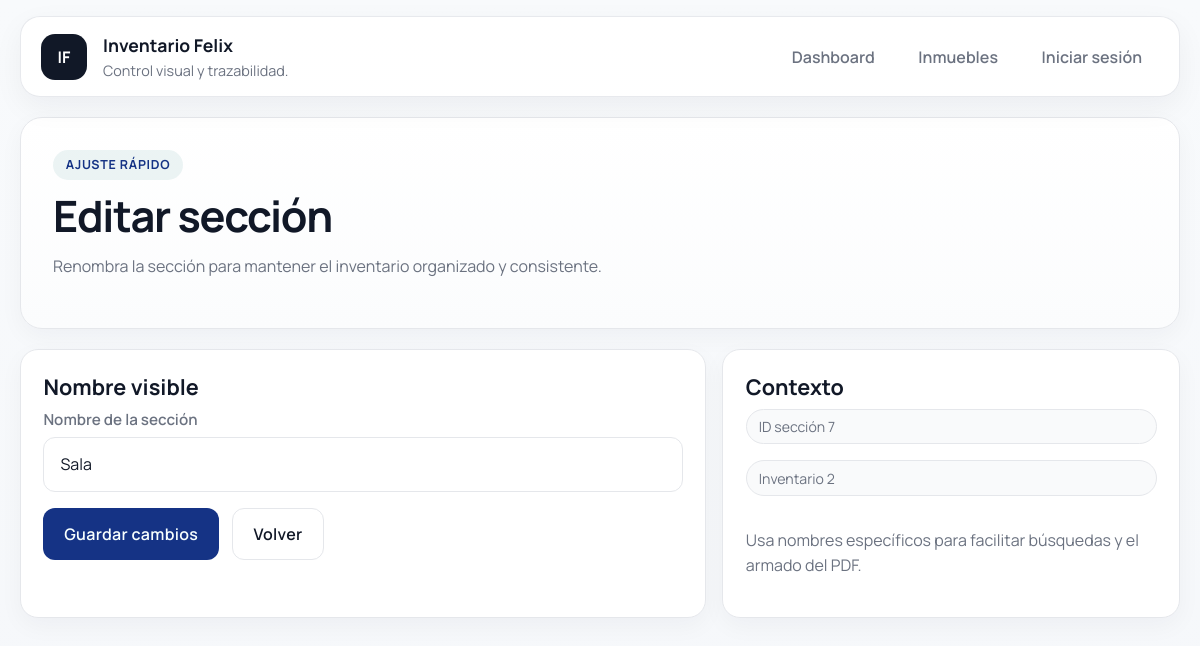
Page /editar_seccion/7 on the committed database.
### app.py (models this page shows)
class Seccion(db.Model):
    id = db.Column(db.Integer, primary_key=True)
    inventario_id = db.Column(db.Integer, db.ForeignKey("inventario.id"))
    nombre = db.Column(db.String(100))
    fotos = db.relationship("Foto", backref="seccion", lazy=True)
    observaciones = db.relationship("Observacion", backref="seccion", lazy=True)

### app.py (the view)
@app.route("/editar_seccion/<int:id>", methods=["GET","POST"])
def editar_seccion(id):
    seccion = Seccion.query.get_or_404(id)
    if request.method == "POST":
        seccion.nombre = request.form["nombre"]
        db.session.commit()
        return redirect(f"/inventario/{seccion.inventario_id}")
    return render_template("editar_seccion.html", seccion=seccion)

### templates/editar_seccion.html (shortened to what this page needs)
{% extends "base.html" %}
{% block hero %}
<section class="hero fade-in">
  <div class="hero-grid">
    <div class="hero-copy">
      <span class="eyebrow">Ajuste rápido</span>
      <h2>Editar sección</h2>
      <p>Renombra la sección para mantener el inventario organizado y consistente.</p>
    </div>
  </div>
</section>
{% endblock %}
{% block contenido %}
<section class="section split-layout">
  <article class="form-card fade-in delay-1">
    <h3>Nombre visible</h3>
    <form method="POST" class="stack">
      <div>
        <label for="nombre">Nombre de la sección</label>
        <input id="nombre" type="text" name="nombre" value="{{ seccion.nombre }}" required>
      </div>
      <div class="inline-actions">
        <button type="submit">Guardar cambios</button>
        <a class="button button-secondary" href="/inventario/{{ seccion.inventario_id }}">Volver</a>
      </div>
    </form>
  </article>
  <aside class="info-panel fade-in delay-2">
    <h3>Contexto</h3>
    <div class="stack">
      <span class="chip">ID sección {{ seccion.id }}</span>
      <span class="chip">Inventario {{ seccion.inventario_id }}</span>
      <p class="muted">Usa nombres específicos para facilitar búsquedas y el armado del PDF.</p>
    </div>
  </aside>
</section>
{% endblock %}

### static/app.css (style rules this page uses)
:root { --bg: #f5f7fa; --bg-soft: #fafbfd; --surface: #ffffff; --surface-strong: #ffffff; --surface-dark: #111827; --line: #e5e7eb; --line-strong: #d1d5db; --text: #111827; --muted: #6b7280; --accent: #153385; --accent-strong: #158560; --accent-soft: rgba(15, 118, 110, 0.08); --success: #15803d; --shadow-lg: 0 18px 40px rgba(15, 23, 42, 0.06); --shadow-md: 0 8px 24px rgba(15, 23, 42, 0.04); --radius-xl: 24px; --radius-lg: 18px; --radius-md: 14px; --radius-sm: 10px; }
* { box-sizing: border-box; }
html { scroll-behavior: smooth; }
body { margin: 0; min-height: 100vh; color: var(--text); background: linear-gradient(180deg, #f8fafc 0%, #f5f7fa 100%); font-family: "Manrope", sans-serif; }
a { color: inherit; }
button, .button, input, textarea, select { font: inherit; }
button, .button { display: inline-flex; align-items: center; justify-content: center; gap: 0.5rem; padding: 0.9rem 1.3rem; border: 0; border-radius: 12px; background: var(--accent); color: #f8fffe; text-decoration: none; font-weight: 600; letter-spacing: 0.02em; cursor: pointer; box-shadow: none; transition: transform 180ms ease, box-shadow 180ms ease, background 180ms ease; }
.button-secondary { background: var(--surface); color: var(--text); border: 1px solid var(--line); box-shadow: none; }
label { display: block; margin-bottom: 0.45rem; color: var(--muted); font-size: 0.95rem; font-weight: 600; }
input, textarea, select { width: 100%; padding: 0.95rem 1rem; border: 1px solid var(--line); border-radius: 12px; background: var(--surface); color: var(--text); box-shadow: none; transition: border-color 180ms ease, box-shadow 180ms ease; }
.brand-copy h1, .brand-copy p, .page-title, .hero-copy h1, .hero-copy h2, .section-heading h2, .stat-card strong, .auth-panel h1, .card-title, .public-header h1, .public-section h2, .kpi-card strong { font-family: "Manrope", sans-serif; }
.hero { position: relative; overflow: hidden; margin-bottom: 1.25rem; padding: 2rem; border: 1px solid var(--line); border-radius: 22px; background: linear-gradient(180deg, #ffffff 0%, #fbfcfd 100%); box-shadow: var(--shadow-md); }
.hero::after { display: none; }
.hero-grid { position: relative; z-index: 1; display: grid; grid-template-columns: minmax(0, 1.6fr) minmax(280px, 0.95fr); gap: 1.5rem; align-items: end; }
.eyebrow { display: inline-flex; align-items: center; gap: 0.45rem; padding: 0.4rem 0.8rem; border-radius: 999px; background: var(--accent-soft); color: var(--accent); font-size: 0.78rem; font-weight: 700; letter-spacing: 0.06em; text-transform: uppercase; }
.hero-copy h1, .hero-copy h2, .page-title { margin: 0.8rem 0 0.75rem; line-height: 1.05; font-weight: 700; letter-spacing: -0.03em; }
.hero-copy h2, .page-title { font-size: clamp(1.8rem, 3.6vw, 2.8rem); }
.hero-copy p, .section-heading p, .muted, .empty-state p, .public-meta, .auth-subtitle { color: var(--muted); line-height: 1.6; }
.hero-actions, .inline-actions, .section-actions, .card-actions, .split-actions { display: flex; flex-wrap: wrap; gap: 0.8rem; }
.hero-panel, .info-panel, .kpi-card, .upload-panel, .signature-panel, .public-section, .auth-panel { border: 1px solid var(--line); background: var(--surface); box-shadow: var(--shadow-md); backdrop-filter: none; }
.section { margin-top: 1.25rem; }
.stat-card span, .kpi-card span, .chip, .meta-line { color: var(--muted); }
.chip { display: inline-flex; align-items: center; gap: 0.35rem; padding: 0.45rem 0.75rem; border-radius: 999px; background: #f9fafb; border: 1px solid var(--line); font-size: 0.88rem; }
.split-layout, .two-column { display: grid; gap: 1rem; }
.split-layout { grid-template-columns: minmax(0, 1.2fr) minmax(280px, 0.8fr); }
.form-card, .surface-card, .list-card, .info-panel, .upload-panel, .signature-panel { padding: 1.4rem; border-radius: 18px; }
.form-card, .surface-card, .list-card, .info-panel { background: var(--surface); border: 1px solid var(--line); box-shadow: var(--shadow-md); }
.stack { display: grid; gap: 1rem; }
.list-card h3, .form-card h3, .surface-card h3, .info-panel h3, .upload-panel h3, .signature-panel h3, .card-title { margin: 0 0 0.5rem; font-size: 1.35rem; }
.fade-in { animation: fadeIn 380ms ease both; }
.fade-in.delay-1 { animation-delay: 80ms; }
.fade-in.delay-2 { animation-delay: 160ms; }

### rows in the picture
Seccion: nombre "Sala", id "7", inventario_id "2"
